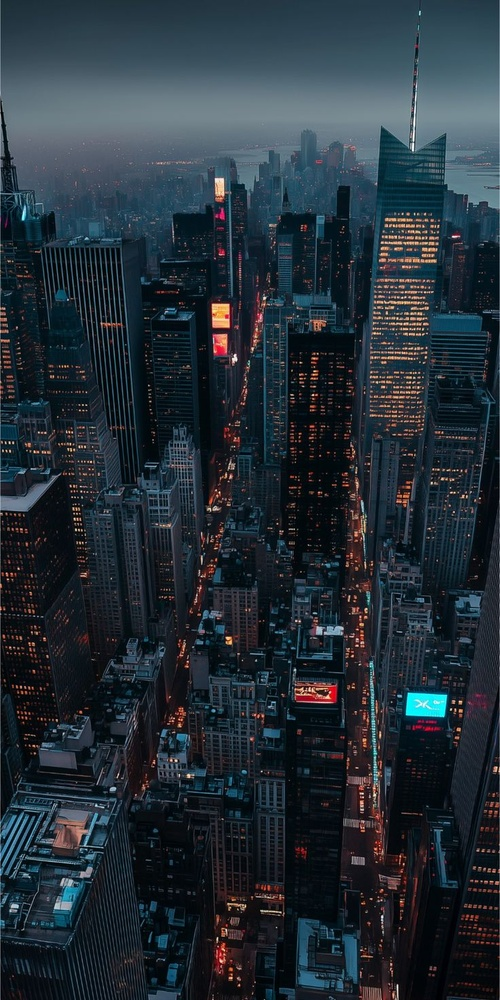
#> input picture city.jpg, 500 x 1000 px, shrunk from 736 x 1472 before the run
$ python system_test.py
#> lines starting #> are read from the running program, lines starting #| are printed output that depends on the picture; after the words box and inside, x2 and y2 are one past the last pixel; in counts of white or black regions, pixels touching at a corner belong together
### vision_loader.py
import numpy as np
from PIL import Image
import os

class VisionLoader:
    """
    The Intelligent Eye (Module A).

    Responsibilities:
    1. Ingest raw visual data from user formats (.jpg, .png).
    2. Convert 'Visual Data' (Integers) into 'Mathematical Data' (High-precision Floats).
    3. Handle the reconstruction of math back into visual formats.
    """

    def __init__(self):
        self.supported_formats = ('.jpg', '.jpeg', '.png', '.bmp', '.tiff')

    def load_to_math(self, file_path):
        """
        Loads an image and converts it into a Normalized Mathematical Matrix.

        Args:
            file_path (str): Path to the input image.

        Returns:
            dict: A 'Smart Context' containing:
                - 'matrix': The 3D numpy array of floats (0.0 to 1.0).
                - 'shape': Dimensions (height, width, channels).
                - 'original_format': The source file type.
        """
        if not os.path.exists(file_path):
            raise FileNotFoundError(f"System cannot find visual input at: {file_path}")

        try:
            # Open image using standard lib
            with Image.open(file_path) as img:

                # SMART LOGIC 1: Standardization
                # We force convert to RGB. If we feed Grayscale or CMYK to the logic engine,
                # the math will break. We standardize the universe here.
                img = img.convert('RGB')

                # SMART LOGIC 2: Vectorization
                # Convert the image object into a raw number array
                raw_data = np.asarray(img)

                # SMART LOGIC 3: Normalization (The most important step)
                # Computers struggle with integers (0-255) for complex logic like gradients.
                # We convert to Float64 (0.00000 to 1.00000).
                # This allows for infinite precision in color logic.
                math_matrix = raw_data.astype(np.float64) / 255.0

                print(f"[VisionLoader] Successfully atomized {file_path}")
                print(f"               Dimensions: {math_matrix.shape}")
                print(f"               Precision: 64-bit Floating Point")

                return {
                    "matrix": math_matrix,
                    "shape": math_matrix.shape,
                    "original_format": img.format
                }

        except Exception as e:
            raise RuntimeError(f"VisionLoader failed to process image: {e}")

    def save_from_math(self, matrix, output_path):
        """
        Converts Mathematical Logic back into a Real Image.

        Args:
            matrix (numpy array): The modified/generated float matrix.
            output_path (str): Where to save the result.
        """
        try:
            # SMART LOGIC 4: Safety Clipping
            # If the logic engine generated a color value of 1.5 (super bright),
            # standard screens can't show it. We clip it to 1.0 logically.
            matrix = np.clip(matrix, 0.0, 1.0)

            # SMART LOGIC 5: Quantization
            # Convert the continuous math (0.0-1.0) back to discrete bytes (0-255).
            visual_data = (matrix * 255.0).astype(np.uint8)

            # Reconstruct Image Object
            img = Image.fromarray(visual_data)

            # Save
            img.save(output_path)
            print(f"[VisionLoader] Reconstructed reality saved to: {output_path}")

        except Exception as e:
            raise RuntimeError(f"VisionLoader failed to render image: {e}")

# --- Self-Test Block (Runs if you execute this file directly) ---
# [17 lines that do not run on import are left out]

### atomizer.py
import numpy as np

class Atomizer:
    """
    The Logic Converter (Module B).

    Responsibilities:
    1. Analyze the mathematical relationship between pixels.
    2. Calculate 'Hidden' data: Luminance (Energy) and Gradients (Flow).
    3. Serve 'Smart Atoms' to the Generator/Synthesizer.
    """

    def __init__(self):
        pass

    def atomize(self, math_matrix):
        """
        Converts a raw color matrix into a 'Logic Tensor'.

        Instead of just RGB, every pixel becomes a multi-dimensional logic unit:
        [R, G, B, Luminance, Gradient_X, Gradient_Y]

        Args:
            math_matrix (numpy array): Input from VisionLoader (0.0 - 1.0).

        Returns:
            dict: The 'AtomicContext' containing the analyzed layers.
        """
        print("[Atomizer] Initializing Logic Analysis...")

        # 1. Base Layer: The Vector Color (R, G, B)
        # This is the exact truth of the image.
        color_layer = math_matrix

        # 2. Energy Layer: Luminance Calculation
        # Smart Logic: We calculate how 'energetic' (bright) a pixel is using
        # human perception physics (Rec. 709 standard).
        # Formula: 0.2126*R + 0.7152*G + 0.0722*B
        energy_layer = np.dot(color_layer[...,:3], [0.2126, 0.7152, 0.0722])

        # 3. Flow Layer: Gradient Analysis (The Derivative)
        # Smart Logic: We calculate the 'Speed' of color change.
        # If the flow is 0, it's a flat color. If flow is high, it's an edge or texture.
        # axis=0 is vertical change (dy), axis=1 is horizontal change (dx)
        grad_y, grad_x, _ = np.gradient(color_layer)

        # We average the RGB flow into a single 'Magnitude' of change per pixel
        flow_x = np.mean(grad_x, axis=2)
        flow_y = np.mean(grad_y, axis=2)

        print("[Atomizer] Logic Layers Calculated:")
        print(f"           - Energy Matrix (Brightness Physics)")
        print(f"           - Flow Matrix (Vector Derivatives)")

        return {
            "color": color_layer,  # The Visuals
            "energy": energy_layer, # The Brightness Map
            "flow_x": flow_x,       # Horizontal Color Velocity
            "flow_y": flow_y        # Vertical Color Velocity
        }

    # [18 lines left out: function get_smart_atom, not called in this run]

# --- Self-Test Block ---
# [18 lines that do not run on import are left out]

    # The 'logic_flow' should show a positive change because Black -> White

### synthesizer.py
import numpy as np

class Synthesizer:
    """
    The Reality Builder (Module C).

    Responsibilities:
    1. Reconstruct viewable images from 'Atomic Logic'.
    2. Apply 'Smart Filters' that use the Flow and Energy data.
    3. Prepare the final matrix for the VisionLoader to save.
    """

    def __init__(self):
        pass

    def reconstruct(self, atomic_context):
        """
        The basic renderer. Takes the logic context and extracts the visual layer.
        This proves the system is lossless.
        """
        print("[Synthesizer] Reconstructing reality from logic atoms...")
        # In a generation scenario, this would be where the AI 'paints' the prediction.
        # For now, we return the color vector layer.
        return atomic_context["color"]

    def smart_remix(self, atomic_context, mode="edge_glow"):
        """
        Demonstrates 'Logic-Based Generation'.
        Instead of a standard filter, this modifies the image based on the
        mathematical understanding of the pixels (Flow and Energy).

        Args:
            atomic_context (dict): The data from Atomizer.
            mode (str): The logic rule to apply.
        """
        print(f"[Synthesizer] applying logic rule: {mode}")

        # Extract layers
        color = atomic_context["color"].copy()
        energy = atomic_context["energy"]
        flow_x = atomic_context["flow_x"]
        flow_y = atomic_context["flow_y"]

        if mode == "visualize_flow":
            # LOGIC: If the color is changing fast (high flow), light it up.
            # This allows us to see the 'Structure' of the image the way the machine sees it.
            # We calculate total magnitude of change.
            flow_magnitude = np.sqrt(flow_x**2 + flow_y**2)

            # Normalize flow to 0.0-1.0 for visibility (multiply by 5 to boost weak edges)
            flow_visual = np.clip(flow_magnitude * 5.0, 0.0, 1.0)

            # Create a heatmap: Red = High Change, Black = Static
            # We broadcast the single channel (H, W) to 3 channels (H, W, 3)
            new_matrix = np.dstack((flow_visual, flow_visual, flow_visual))
            return new_matrix

        elif mode == "quantum_inverse":
            # LOGIC: Invert the color vector, but preserve the Energy structure.
            # Standard inversion (1-x) creates weird shadows.
            # Smart inversion preserves the 'lightness' while flipping the hue.
            inverted_color = 1.0 - color
            return inverted_color

        elif mode == "energy_boost":
            # LOGIC: Only boost pixels that are already 'High Energy' (Bright).
            # This makes the light source glow without washing out the darks.

            # Create a mask where Energy > 0.5
            boost_mask = (energy > 0.5).astype(np.float64)

            # Expand dimensions to match RGB
            boost_mask = np.dstack((boost_mask, boost_mask, boost_mask))

            # Add 20% brightness only to high-energy atoms
            new_matrix = color + (boost_mask * 0.2)
            return new_matrix

        else:
            print(f"Unknown mode {mode}, returning original.")
            return color

# --- Self-Test Block ---
# [22 lines that do not run on import are left out]

### system_test.py
import os
import sys
import time
import json
import numpy as np
from vision_loader import VisionLoader
from atomizer import Atomizer
from synthesizer import Synthesizer

# ANSI Colors for CLI output
GREEN = "\033[92m"
RED = "\033[91m"
RESET = "\033[0m"

def log(status, message):
    if status == "PASS":
        print(f"[{GREEN}PASS{RESET}] {message}")
    elif status == "FAIL":
        print(f"[{RED}FAIL{RESET}] {message}")
    else:
        print(f"[INFO] {message}")

def run_full_diagnostic():
    print("========================================")
    print("   ALVS AUTOMATED DIAGNOSTIC SEQUENCE   ")
    print("========================================")

    # 1. Initialize Modules
    try:
        loader = VisionLoader()
        cortex = Atomizer()
        renderer = Synthesizer()
        log("PASS", "Modules Loaded: VisionLoader, Atomizer, Synthesizer")
    except Exception as e:
        log("FAIL", f"Module Load Error: {e}")
        sys.exit(1)

    # 2. Check Resources
    required_images = ["city.jpg", "dog.jpg", "gradient.jpg"]
    missing = [img for img in required_images if not os.path.exists(img)]

    if missing:
        log("FAIL", f"Missing images: {missing}")
        print("Please download images and rename them exactly: city.jpg, dog.jpg, gradient.jpg")
        sys.exit(1)
    else:
        log("PASS", "Test Resources Found")

    # ---------------------------------------------------------
    # TEST A: The Mirror Test (city.jpg)
    # ---------------------------------------------------------
    print("\n--- Running Test A: Mirror Reconstruction ---")
    try:
        t0 = time.time()
        # Load
        data = loader.load_to_math("city.jpg")
#> in load_to_math, img is the input picture: PIL image 500x1000 RGB; mean R, G, B 36.7, 47.4, 55.9
#|                Dimensions: (1000, 500, 3)
#> data = 3 items
        # Pass through Logic (No changes)
        logic = cortex.atomize(data["matrix"])
#> in atomize, `grad_y, grad_x, _ = np.gradient(color_layer)`:
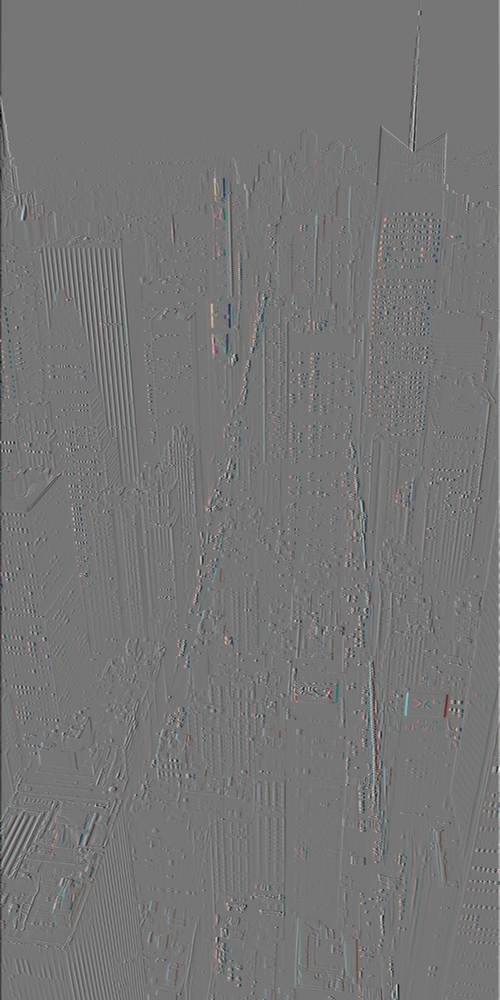
#> grad_x: shape (1000, 500, 3) float64; mean R, G, B 7.56e-06, 1.18e-05, 1.59e-05; drawn with min black and max white
#> logic = 4 items
        reconstruction = renderer.reconstruct(logic)
        # Save
        loader.save_from_math(reconstruction, "test_result_mirror.png")

        log("PASS", f"Mirror Test Complete ({time.time()-t0:.2f}s) -> 'test_result_mirror.png'")
    except Exception as e:
        log("FAIL", f"Mirror Test Failed: {e}")

    # ---------------------------------------------------------
    # TEST B: The Cortex/Flow Test (dog.jpg)
    # ---------------------------------------------------------
    print("\n--- Running Test B: Logic Flow Analysis ---")
    try:
        t0 = time.time()
        # Load
        data = loader.load_to_math("dog.jpg")
#> call 2 of load_to_math, with file_path = 'dog.jpg'
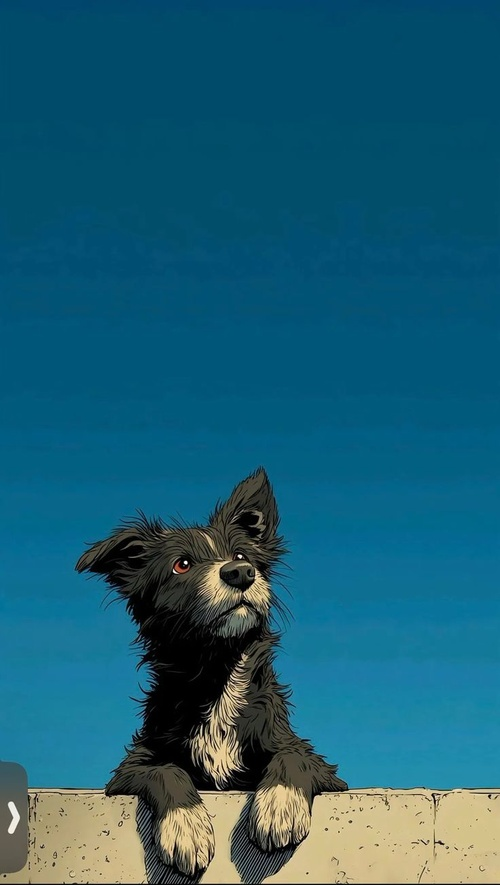
#> input picture dog.jpg, 500 x 885 px, shrunk from 736 x 1302 before the run
#> in load_to_math, img is the input picture: PIL image 500x885 RGB; mean R, G, B 28.3, 94.5, 116
#|                Dimensions: (885, 500, 3)
        # Atomize (Calculate Logic)
        logic = cortex.atomize(data["matrix"])
        # Remix (Visualize the Math)
        flow_map = renderer.smart_remix(logic, mode="visualize_flow")
        # Save
        loader.save_from_math(flow_map, "test_result_flow.png")

        log("PASS", f"Flow Analysis Complete ({time.time()-t0:.2f}s) -> 'test_result_flow.png'")
    except Exception as e:
        log("FAIL", f"Flow Test Failed: {e}")

    # ---------------------------------------------------------
    # TEST C: The Physics/Energy Test (gradient.jpg)
    # ---------------------------------------------------------
    print("\n--- Running Test C: Energy Physics ---")
    try:
        t0 = time.time()
        data = loader.load_to_math("gradient.jpg")
#> call 3 of load_to_math, with file_path = 'gradient.jpg'
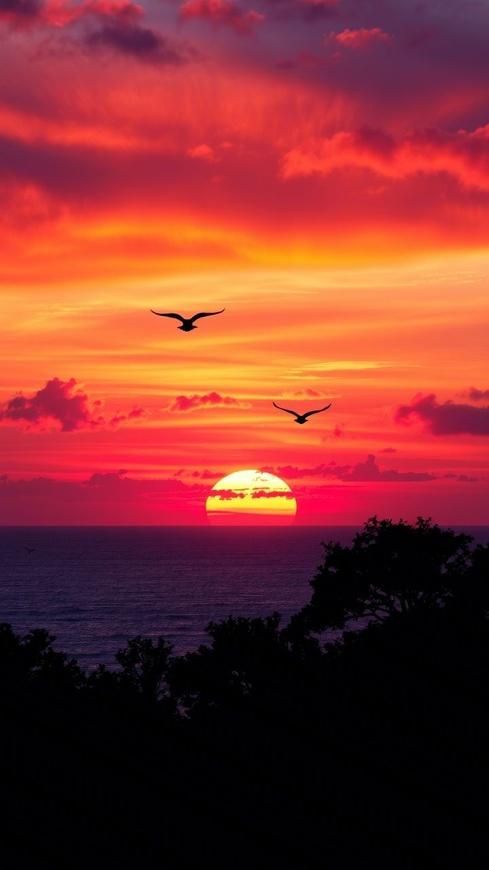
#> input picture gradient.jpg, 489 x 870 px, shrunk from 720 x 1280 before the run
#> in load_to_math, img is the input picture: PIL image 489x870 RGB; mean R, G, B 131.6, 50, 46.1
#|                Dimensions: (870, 489, 3)
        logic = cortex.atomize(data["matrix"])
#> in atomize (call 3), `grad_y, grad_x, _ = np.gradient(color_layer)`:
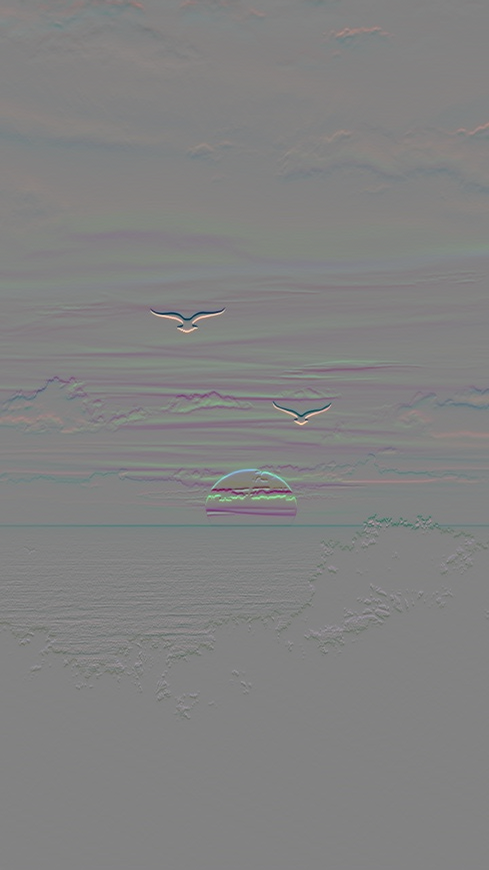
#> grad_y: shape (870, 489, 3) float64; mean R, G, B -0.000577, -0.000269, -0.000392; drawn with min black and max white
        energy_map = renderer.smart_remix(logic, mode="energy_boost")
#> call 2 of smart_remix, with mode = 'energy_boost'
#> in smart_remix (call 2), `boost_mask = (energy > 0.5).astype(np.float64)`:
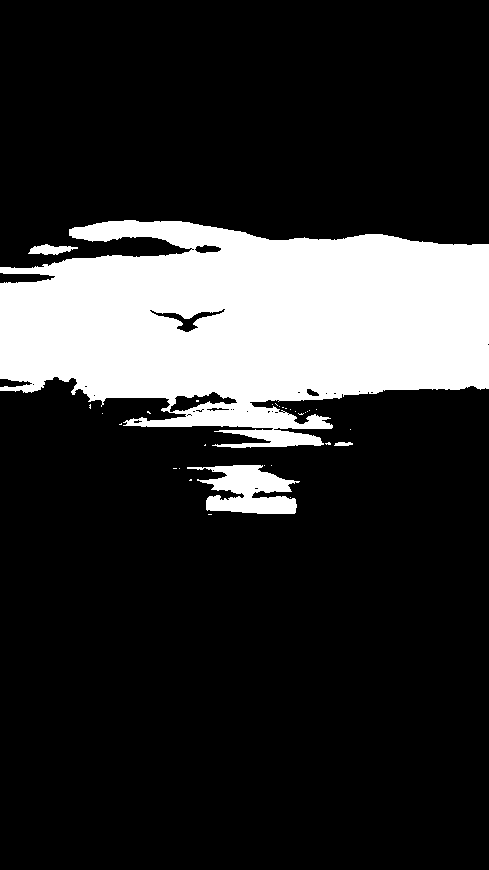
#> boost_mask: shape (870, 489) float64; values 0 (black) and 1 (white), 19.2% white; 31 white regions (27 under 20 px), largest, box (x1, y1, x2, y2) and area: (0, 220, 489, 448) 77982, (187, 465, 300, 514) 3232, (28, 244, 78, 255) 326, (334, 442, 353, 446) 61
#> in smart_remix (call 2), `new_matrix = color + (boost_mask * 0.2)`:
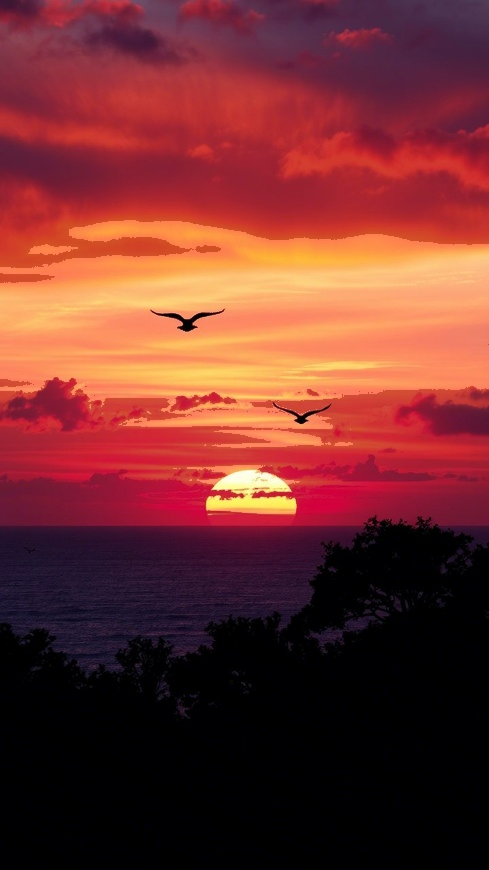
#> new_matrix: shape (870, 489, 3) float64; mean of channels 0, 1, 2 0.554, 0.234, 0.219; drawn with min black and max white
        loader.save_from_math(energy_map, "test_result_energy.png")
#> call 3 of save_from_math, with output_path = 'test_result_energy.png'
#> in save_from_math (call 3), `matrix = np.clip(matrix, 0.0, 1.0)`:
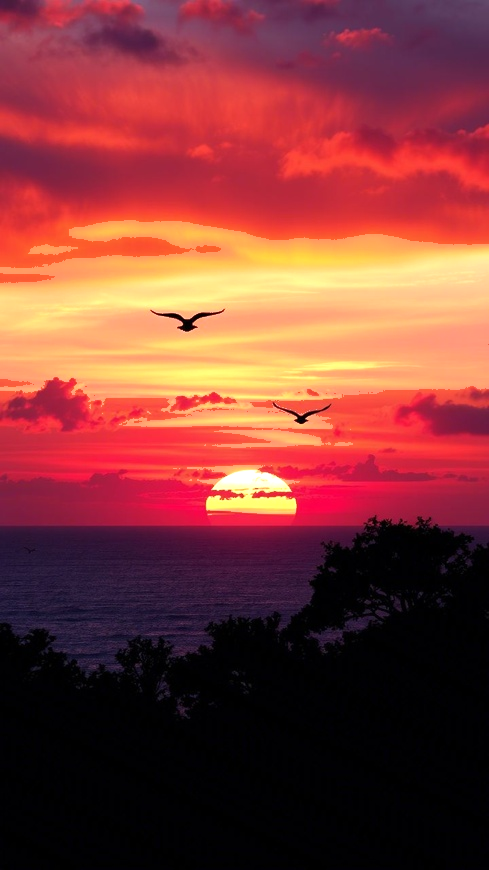
#> matrix: shape (870, 489, 3) float64; mean of channels 0, 1, 2 0.518, 0.234, 0.219; drawn as R, G, B

        log("PASS", f"Energy Physics Complete ({time.time()-t0:.2f}s) -> 'test_result_energy.png'")
    except Exception as e:
        log("FAIL", f"Energy Test Failed: {e}")

    # ---------------------------------------------------------
    # TEST D: The Lexical Conversion (Math Text Cycle)
    # ---------------------------------------------------------
    print("\n--- Running Test D: Image -> Text -> Image ---")
    try:
        t0 = time.time()
        # 1. Load Image
        data = loader.load_to_math("gradient.jpg") # Use gradient as it's cleaner for text
#|                Dimensions: (870, 489, 3)
        matrix = data["matrix"]

        # 2. Convert to JSON (Text)
        # We round to 4 decimals to keep the test fast
        log("INFO", "Serializing to JSON Text...")
        text_packet = {
            "shape": data["shape"],
            "atoms": np.round(matrix, 4).tolist()
        }

        json_path = "test_data.json"
        with open(json_path, "w") as f:
            json.dump(text_packet, f)

        # 3. Read back from JSON
        log("INFO", "Deserializing back to Matrix...")
        with open(json_path, "r") as f:
            loaded_packet = json.load(f)

        rebuilt_matrix = np.array(loaded_packet["atoms"], dtype=np.float64)

        # 4. Save Image
        loader.save_from_math(rebuilt_matrix, "test_result_text_reborn.png")

        log("PASS", f"Text Cycle Complete ({time.time()-t0:.2f}s) -> 'test_result_text_reborn.png'")

    except Exception as e:
        log("FAIL", f"Lexical Test Failed: {e}")

    print("\n========================================")
    print("       ALL DIAGNOSTICS COMPLETED        ")
    print("========================================")

if __name__ == "__main__":
    run_full_diagnostic()
